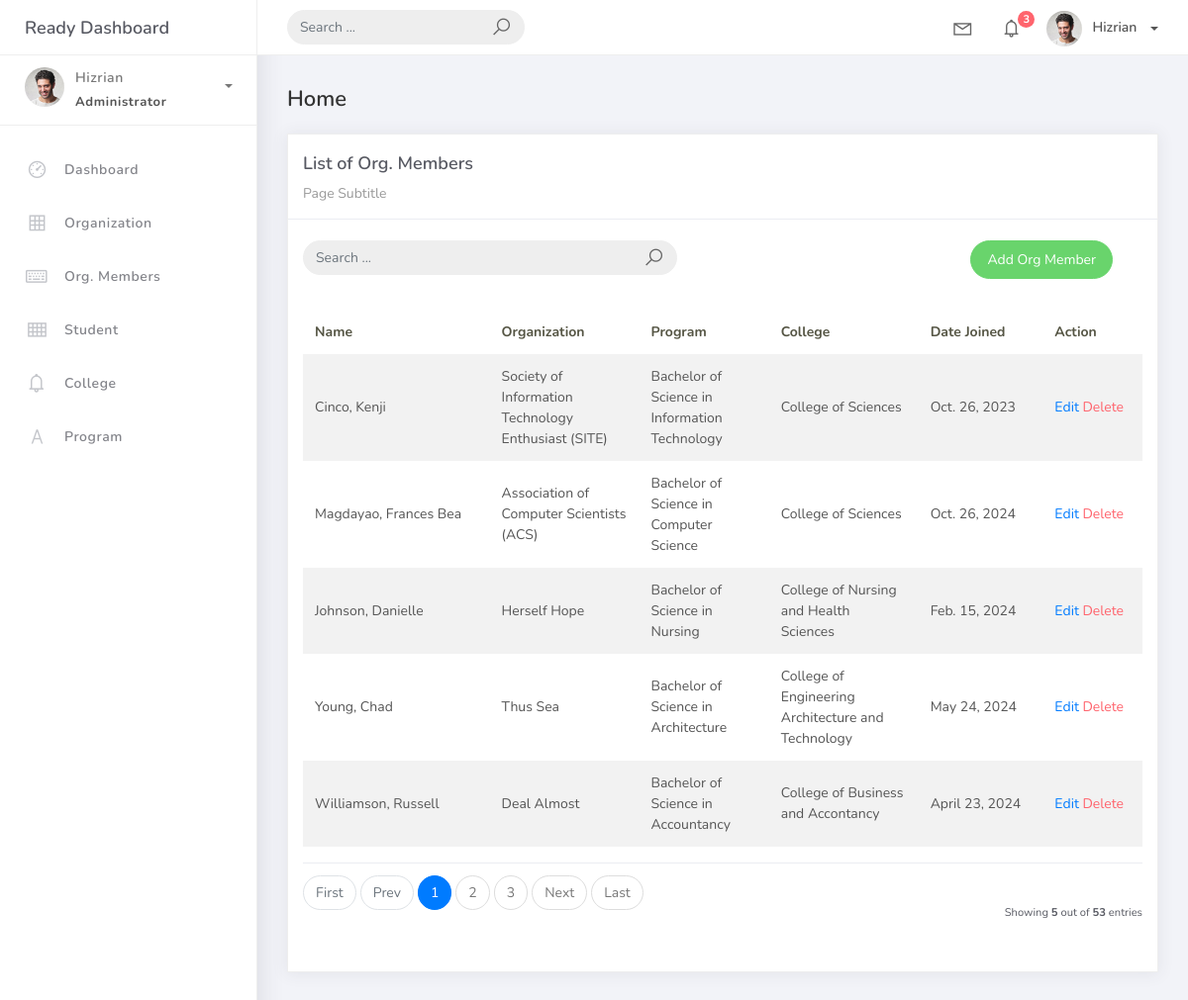
Screenshot of /orgmember_list/ with the database file from the repository.
### studentorg/models.py (models this page shows, shortened)
class BaseModel(models.Model):
    created_at = models.DateTimeField(auto_now_add=True, db_index=True)
    upated_at = models.DateTimeField(auto_now=True)
    class Meta:
        abstract = True

class OrgMember(BaseModel):
    student = models.ForeignKey(Student, on_delete=models.CASCADE, verbose_name="Student")
    organization = models.ForeignKey(Organization, on_delete=models.CASCADE, verbose_name="Organization")
    date_joined = models.DateField()

class Student(BaseModel):
    student_id = models.CharField(max_length=15)
    lastname = models.CharField(max_length=25, verbose_name="Last Name")
    firstname = models.CharField(max_length=25, verbose_name="First Name")
    middlename = models.CharField(max_length=25, blank=True, null=True, verbose_name="Middle Name")
    program = models.ForeignKey(Program, on_delete=models.CASCADE)
    def __str__(self):
        return f"{self.lastname}, {self.firstname}"

class Organization(BaseModel):
    name = models.CharField(max_length=250, verbose_name="Organization Name")
    college = models.ForeignKey(
        College, null=True, blank=True, on_delete=models.CASCADE, verbose_name="College")
    description = models.CharField(max_length=500)
    def __str__(self):
        return self.name

class Program(BaseModel):
    prog_name = models.CharField (max_length=150)
    college = models.ForeignKey(College, on_delete=models.CASCADE)
    def __str__(self):
        return self.prog_name

class College(BaseModel):
    college_name = models.CharField (max_length=150)
    def __str__(self):
        return self.college_name

### studentorg/views.py (the view, shortened to what this page needs)
# urls.py: path('orgmember_list/', OrgMemberList.as_view(), name='orgmember-list'),
class OrgMemberList(ListView):
     model = OrgMember
     context_object_name = 'orgmember'
     template_name = 'orgmember_list.html'
     paginate_by = 5
     def get_queryset(self, *args, **kwargs):
          qs = super(OrgMemberList, self).get_queryset(*args, **kwargs)
          return qs

### templates/orgmember_list.html
{% extends 'base.html' %} {% load static %} {% block content %}
<div class="content">
  <div class="container-fluid">
    <h4 class="page-title">Home</h4>
    <div class="row">
      <div class="col-md-12">
        <div class="card">
          <div class="card-header">
            <div class="card-title">List of Org. Members</div>
            <div class="card-category">Page Subtitle</div>
          </div>
          <br />
               <div class="col-md-12 row">
                   <div class="col-md-6">
                   <form class="navbar-left navbar-form nav-search mr-md-3" action="{% url 'orgmember-list' %}">
                       <div class="input-group">
                          <input type="text" placeholder="Search ..." class="form-control" name="q" />
                          <div class="input-group-append">
                              <span class="input-group-text">
                                <i class="la la-search search-icon"></i>
                              </span>
                          </div>
                      </div>
                   </form>
                   </div>
                   <div class="col-md-6">
                   <div class="pull-right">
                    <a href="{% url 'orgmember-add' %}" class="btn btn-success btn-rounded">Add Org Member</a>
                   </div>
                   </div>
                </div>
          <div class="card-body">
            <table class="table table-striped mt-3">
                <thead>
                    <tr>
                      <th scope="col" style="width: 150px;">Name</th>
                      <th scope="col" style="width: 120px;">Organization</th>
                      <th scope="col" style="width: 100px;">Program</th>
                      <th scope="col" style="width: 120px;">College</th>
                      <th scope="col" style="width: 100px;">Date Joined</th>
                      <th scope="col" style="width: 80px;">Action</th>
                    </tr>
                </thead>
              <tbody>
                {% for object in object_list %}
                <tr>
                  <td>{{ object.student }}</td>
                  <td>{{ object.organization }}</td>
                  <td>{{ object.student.program }}</td>
                  <td>{{ object.student.program.college }}</td>
                  <td>{{ object.date_joined }}</td>
                  <td>
                   <a href="orgmember_list/{{ object.id }}">Edit</a>
                   <a href="orgmember_list/{{ object.id }}/delete" class="text-danger">Delete</a>
                 </td>
                </tr>
                {% empty %}
                <tr>
                  <td colspan="4" style="text-align: center">
                   <p class="text-sm font-wight-bold mb-0">No Records Found</p>
                  </td>
                </tr>
                {% endfor %}
              </tbody>
            </table>
            {% include 'includes/pagination.html' %}
          </div>
        </div>
      </div>
    </div>
  </div>
</div>
{% endblock %}

### rows the page displays
OrgMember: student "Cinco, Kenji", organization "Society of Information Technology Enthusiast (SITE)", student.program "Bachelor of Science in Information Technology", student.program.college "College of Sciences", date_joined "Oct. 26, 2023"
OrgMember: student "Magdayao, Frances Bea", organization "Association of Computer Scientists (ACS)", student.program "Bachelor of Science in Computer Science", student.program.college "College of Sciences", date_joined "Oct. 26, 2024"
OrgMember: student "Johnson, Danielle", organization "Herself Hope", student.program "Bachelor of Science in Nursing", student.program.college "College of Nursing and Health Sciences", date_joined "Feb. 15, 2024"
OrgMember: student "Young, Chad", organization "Thus Sea", student.program "Bachelor of Science in Architecture", student.program.college "College of Engineering Architecture and Technology", date_joined "May 24, 2024"
OrgMember: student "Williamson, Russell", organization "Deal Almost", student.program "Bachelor of Science in Accountancy", student.program.college "College of Business and Accontancy", date_joined "April 23, 2024"

### other values shown
{{ page_num }} "1"
{{ page_num }} "2" "3"
{{ object_list.count }} "5"
{{ paginator.count }} "53"
